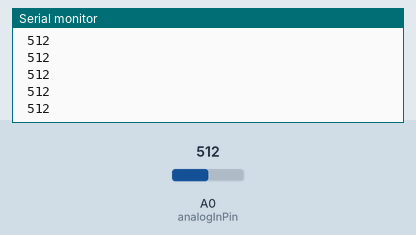
Recording of a sketch running on a simulated Arduino Uno, built with avr-gcc and run on an emulated ATmega328P. Shown: the last lines printed to the serial monitor. The inputs (shaded band) are chosen by the test bench; at power-on: A0 (analogInPin) = 512.

Above: at 1.2 s.
1.3 s: A0 (analogInPin) set to 716
At 2.2 s:
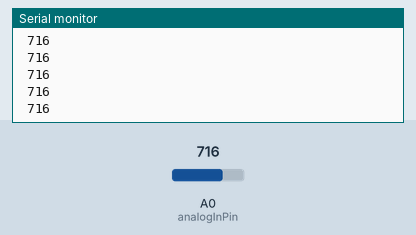
2.8 s: A0 (analogInPin) set to 900
At 3.9 s:
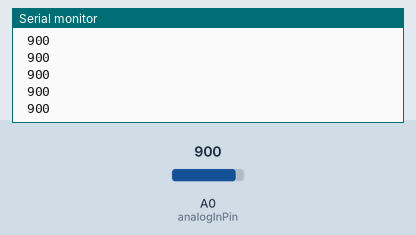
Timing chart, 0 to 5.8 s (numbered marks = the images above; inputs shaded):
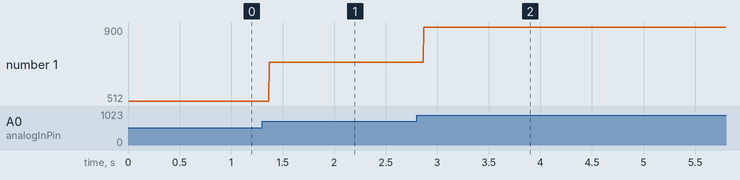

Measured:
- after the input at 1.3 s, the serial monitor: prints a new line after 0.07 s (image 1)
- after the input at 2.8 s, the serial monitor: prints a new line after 0.07 s (image 2)
- plotted number 1: 512 → 716 after the input at 1.3 s, 716 → 900 after the input at 2.8 s

The sketch:

Print_MIc.ino
```cpp
/*
 * Refrence:
 * https://www.arduino.cc/en/Tutorial/DueSimpleWaveformGenerator
 * https://www.youtube.com/watch?v=ojkUaCSFM30
 * https://forum.arduino.cc/t/can-arduino-uno-generate-sine-wave/428985/51
 */

int analogInPin = A0;
int sensorValue = 0;

void setup()
{
  Serial.begin(9600);
  pinMode(analogInPin, INPUT);
}

void loop()
{
  sensorValue = analogRead(analogInPin);

  Serial.println(sensorValue);
  Serial.print(" ");
}
```
